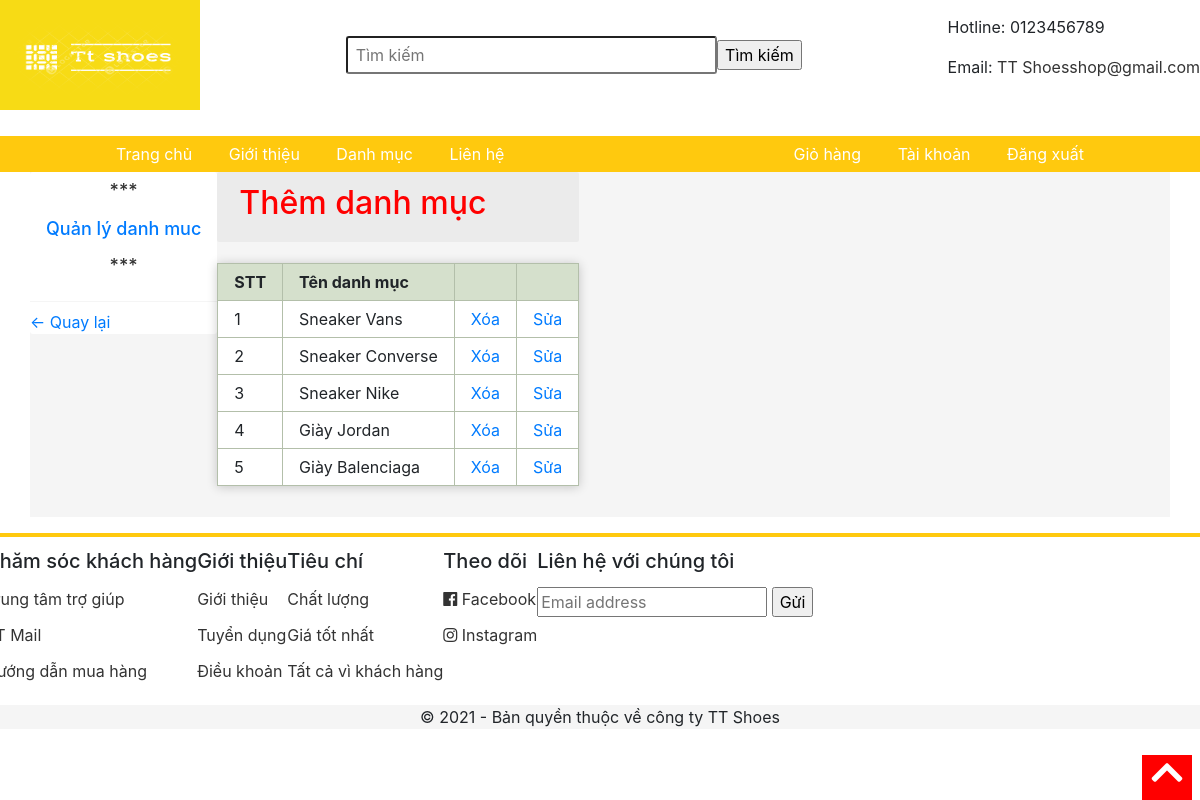
/danhmuc/quanlydm.php, run on the app's committed database.
### tables this page shows
CREATE TABLE `danhmuc` (
  `id` int(11) NOT NULL,
  `tendanhmuc` varchar(100) NOT NULL
);

### danhmuc/quanlydm.php (the view, shortened to what this page needs)
<html>
<head>
	<link rel="stylesheet" type="text/css" href="../css/grid.css">
	<link rel="stylesheet" type="text/css" href="../css/responsive.css">
	<link rel="stylesheet" type="text/css" href="../main.css">
	<link rel="stylesheet" href="https://use.fontawesome.com/releases/v5.7.0/css/all.css">
	<link rel="stylesheet" href="https://maxcdn.bootstrapcdn.com/bootstrap/4.5.2/css/bootstrap.min.css">
</head>
<body>
<form action="../timkiem.php" method="POST">
	<div class="app">
		<div class="header">
			<div class="grid wide">
				<div class="header-main">
					<div class="logo">
						<a href="../index.php"><img src="../img/logo.png" width="200" height="110"></a>
					</div>
					<div class="search">
						<input type="text" name="s" class="search-bar" placeholder="Tìm kiếm">
						<input type="submit" value="Tìm kiếm">
					</div>
					<div class="contact">
						<p>Hotline: 0123456789</p>
						<p>Email: <a href="mailto:TT Shoesshop@gmail.com" style="color: #333;">TT Shoesshop@gmail.com</a></p>
					</div>
				</div>
			</div>
		</div>
		</form>
		<div class="navigation-bar">
			<ul class="navbar-list">
				<li class="navbar-item"><a href="../index.php" class="navbar-link">Trang chủ</a></li>
				<li class="navbar-item"><a href="./pages/gioithieu.php" class="navbar-link">Giới thiệu</a></li>
				<li class="navbar-item navbar-item-category">
					<a href="" class="navbar-link">Danh mục</a>
				</li>
				<li class="navbar-item"><a href="./pages/lienhe.php" class="navbar-link">Liên hệ</a></li>
			</ul>
			<ul class="navbar-list">
				<li class="navbar-item"><a href="../pages/giohang.php" class="navbar-link">Giỏ hàng</a></li>
				<li class="navbar-item"><a href="../taikhoan.php" class="navbar-link">Tài khoản</a></li>
				<li class="navbar-item"><a href="../pages/dangxuat.php" class="navbar-link">Đăng xuất</a></li>
			</ul>
		</div>
		<div class="container">
			<div class="grid wide">
				<div class="row sm-gutter grid-content">
					<div class="column l-2 me-0 s-0">
						<nav class="category">
							<h3 class="category-heading">
								<p align="center">***</p>
								<a href="">Quản lý danh muc</a>
								<p align="center">***</p>
							</h3>
							<ul class="category-list">
								<li class="category-item category-item--active">
									<a href="../admin.php" ><- Quay lại </a>
								</li>
							</ul>
						</nav>
					</div>
					<div class="column l-10 me-12 s-12">
						<div class="home-filter">
						<span class="label" style="margin-right: 16px;"><h2><a href="themdm.php" style="color: red;">Thêm danh mục</a></h2></span>
						</div>
						<div class="home-product">
						<div class="row sm-gutter">
<div class="page">
<table class="layout display responsive-table">
<thead>
<tr>
	<th>STT</th>
	<th >Tên danh mục</th>
	<th ></th>
	<th ></th>
</tr>
</thead>
<tbody>
<?php
	$conn =	mysqli_connect("localhost", "root", "", "shop");
	$sql= "SELECT * FROM danhmuc ";
	$ketqua = mysqli_query($conn, $sql);
	$stt = 1;
	while ($row = mysqli_fetch_array($ketqua)) {
		echo "<tr>";
		echo "<td>".$stt."</td>";
		echo "<td>".$row['tendanhmuc']."</td>";
		echo '<td><a href=" xoadm.php?id= '.$row['id'].'">Xóa</a></td>';
		echo '<td><a href=" suadm.php?id= '.$row['id'].'">Sửa</a></td>';
		echo "</tr>";
		$stt++;
	}
?>
</tbody>
</table>
</div>
  <br>
								</div>
								</div>
							</div>
						</div>
					</div>
				</div>
		<div class="footer">
			<div class="grid wide">
				<div class="row">
					<div class="column l-2-4 me-4 s-6">
						<h3 class="footer__heading">Chăm sóc khách hàng</h3>
						<ul class="footer-list">
							<li class="footer-item">
								<a href="" class="footer-item-link">Trung tâm trợ giúp</a>
							</li>
							<li class="footer-item">
								<a href="" class="footer-item-link">TT Mail</a>
							</li>
							<li class="footer-item">
								<a href="" class="footer-item-link">Hướng dẫn mua hàng</a>
							</li>
						</ul>
					</div>
					<div class="column l-2-4 me-4 s-6">
						<h3 class="footer__heading">Giới thiệu</h3>
						<ul class="footer-list">
							<li class="footer-item">
								<a href="" class="footer-item-link">Giới thiệu</a>
							</li>
							<li class="footer-item">
								<a href="" class="footer-item-link">Tuyển dụng</a>
							</li>
							<li class="footer-item">
								<a href="" class="footer-item-link">Điều khoản</a>
							</li>
						</ul>
					</div>
					<div class="column l-2-4 me-4 s-6">
						<h3 class="footer__heading">Tiêu chí</h3>
						<ul class="footer-list">
							<li class="footer-item">
								<a  class="footer-item-link">Chất lượng</a>
							</li>
							<li class="footer-item">
								<a  class="footer-item-link">Giá tốt nhất</a>
							</li>
							<li class="footer-item">
								<a  class="footer-item-link">Tất cả vì khách hàng</a>
							</li>
						</ul>
					</div>
					<div class="column l-2-4 me-4 s-6">
						<h3 class="footer__heading">Theo dõi</h3>
						<ul class="footer-list">
							<li class="footer-item">
								<a href="" class="footer-item-link">
									<i class="fab fa-facebook"></i>
									Facebook
								</a>
							</li>
							<li class="footer-item">
								<a href="" class="footer-item-link">
									<i class="fab fa-instagram"></i>
									Instagram
								</a>
							</li>
						</ul>
					</div>
					<div class="column l-2-4 me-4 s-6">
						<h3 class="footer__heading">Liên hệ với chúng tôi</h3>
						<input class="footer__input" type="text" placeholder="Email address">
						<input type="submit" value="Gửi">
					</div>
				</div>
			</div>
			<div class="footer__bottom">
				<div class="grid wide">
					<p>© 2021 - Bản quyền thuộc về công ty TT Shoes</p>
				</div>
			</div>
		</div>
		<div class="scroll-to-top" onclick="scrollToTop();">
			<i class="scroll-to-top-icon fas fa-chevron-up"></i>
		</div>
</body>
</html>

### main.css (style rules this page uses)
* { box-sizing: border-box; }
body { margin: 0; font-family: "Helvetica Neue", Helvetica, Arial; }
.header-main { display: flex; justify-content: space-between; align-items: center; }
.header { background-color: white; height: 120px; }
.search { display: flex; align-items: center; width: 38%; }
.search-bar { width: 100%; height: 38px; padding: 0 8px; border-radius: 3px; color: #333; font-size: 16px; }
.navigation-bar { background-color: #ffc90e; margin: 0 auto; display: flex; justify-content: space-between; align-items: center; }
.navbar-list { list-style: none; padding-left: 0; margin: 0 100px; }
.navbar-item, .navbar-link { display: inline-flex; }
.navbar-link { color: white; padding: 6px 16px; text-decoration: none; }
.navbar-item-category { position: relative; }
.container { width: 100%; margin: 0; background-color: #F5F5F5; }
.category { background-color: white; border-radius: 3px; }
.category-heading { color: #333; padding: 8px 16px; font-size: 18px; margin-top: 0; border-bottom: 1px solid #f5f5f5; }
.category-list { list-style: none; padding-left: 0; }
.home-filter { background-color: rgba(0, 0, 0, 0.04); display: flex; align-items: center; padding: 12px 22px; border-radius: 2px; }
.page { display: flex; align-items: center; }
.page { display: flex; align-items: center; margin-left: auto; }
.home-product { padding: 15px; margin-top: -10px; }
.footer { border-top: 4px solid #ffc90e; padding-top: 12px; }
.footer__heading { font-size: 20px; }
.footer-list { padding-left: 0; list-style: none; }
.footer-item-link { text-decoration: none; color: #333; padding: 6px 0; display: block; }
.footer__input { margin: 6px 0; width: 230px; }
.footer__bottom { background-color: #f5f5f5; text-align: center; }
.scroll-to-top { position: fixed; bottom: 0; right: 8px; z-index: 1999; cursor: pointer; }
.scroll-to-top-icon { font-size: 36px; color: white; background-color: red; width: 50px; height: 45px; text-align: center; }

### danhmuc/quanlydm.php (style rules this page uses)
.page { max-width: 60em; margin: 0 auto; }
table th, table td { text-align: left; }
table.layout { width: 100%; border-collapse: collapse; }
table.display { margin: 1em 0; }
table.display th, table.display td { border: 1px solid #B3BFAA; padding: .5em 1em; }
table.display th { background: #D5E0CC; }
table.display td { background: #fff; }
table.responsive-table { box-shadow: 0 1px 10px rgba(0, 0, 0, 0.2); }

### data on the page
danhmuc: tendanhmuc "Sneaker Vans"
danhmuc: tendanhmuc "Sneaker Converse"
danhmuc: tendanhmuc "Sneaker Nike"
danhmuc: tendanhmuc "Giày Jordan"
danhmuc: tendanhmuc "Giày Balenciaga"
